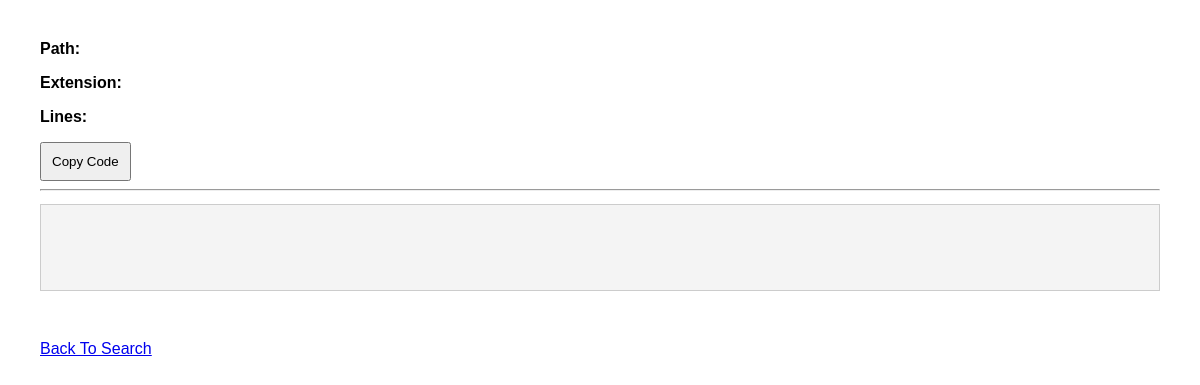
Before: /snippet/1 with the older database file.
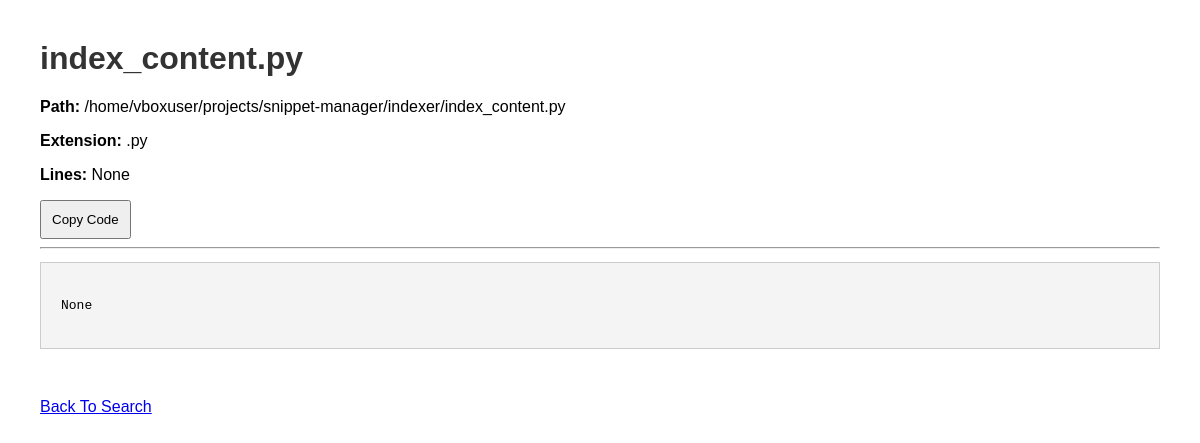
After: the same page with the newer database file.
### tables this page shows
CREATE TABLE files (

    id INTEGER PRIMARY KEY AUTOINCREMENT,

    filename TEXT NOT NULL,

    path TEXT UNIQUE NOT NULL,

    extension TEXT,

    size INTEGER,

    content TEXT,

    line_count INTEGER,

    last_modified REAL,

    indexed_at DATETIME DEFAULT CURRENT_TIMESTAMP
);

### webui/app.py (the view)
@app.route("/snippet/<int:file_id>")
def snippet(file_id):
    result = get_file_by_id(
        file_id
    )
    return render_template(
        "snippet.html",
        snippet=result
    )

### webui/app.py (called while the page is built)
def get_file_by_id(file_id):
    connection = sqlite3.connect(
        DATABASE_FILE
    )
    cursor = connection.cursor()
    cursor.execute(
        """
        SELECT
            id,
            filename,
            path,
            extension,
            line_count,
            content

        FROM files

        WHERE id = ?
        """,
        (file_id,)
    )
    result = cursor.fetchone()
    connection.close()
    return result

### webui/templates/snippet.html (shortened to what this page needs)
<!DOCTYPE html>
<html>
<head>
    <link rel="stylesheet" href="{{ url_for('static', filename='style.css') }}">
</head>
<body>
    <h1>
        {{ snippet[1] }}
    </h1>
    <p>
        <b>Path:</b>
        {{ snippet[2] }}
    </p>
    <p>
        <b>Extension:</b>
        {{ snippet[3] }}
    </p>
    <p>
        <b>Lines:</b>
        {{ snippet[4] }}
    </p>
    <button onclick="copyCode()">
        Copy Code
    </button>
    <hr>
    <pre id="code-block">
{{ snippet[5] }}
</pre>
    <br>
    <br>
    <a href="/">
        Back To Search
    </a>
</body>
</html>

### webui/static/style.css (style rules this page uses)
body { font-family: Arial; margin: 40px; }
button { padding: 10px; }
h1 { color: #333; }
pre { background-color: #f4f4f4; padding: 20px; overflow-x: auto; border: 1px solid #ccc; white-space: pre-wrap; }

Changed rows visible on the page:
added files: filename "index_content.py", path "/home/vboxuser/projects/snippet-manager/indexer/index_content.py", extension ".py"
Other visible differences:
{{ snippet[4] }}: (not shown) → "None"
{{ snippet[5] }}: (not shown) → "None"
